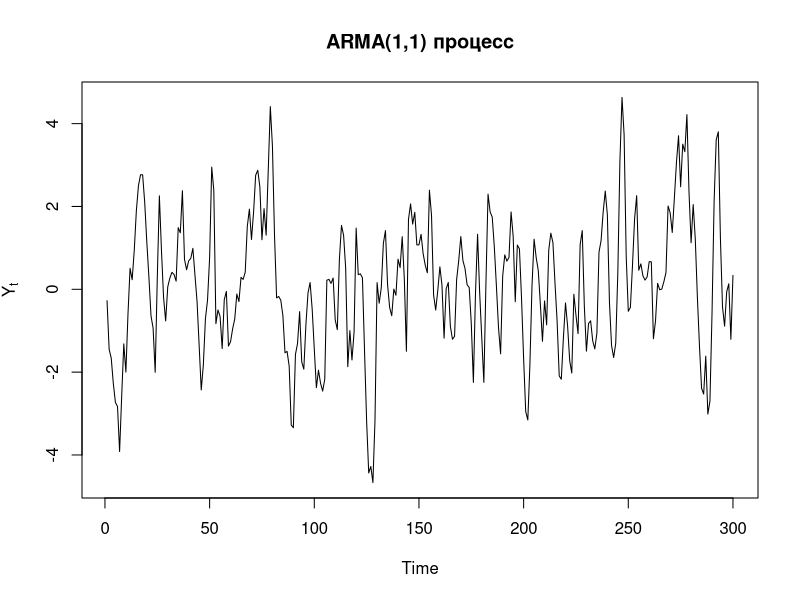
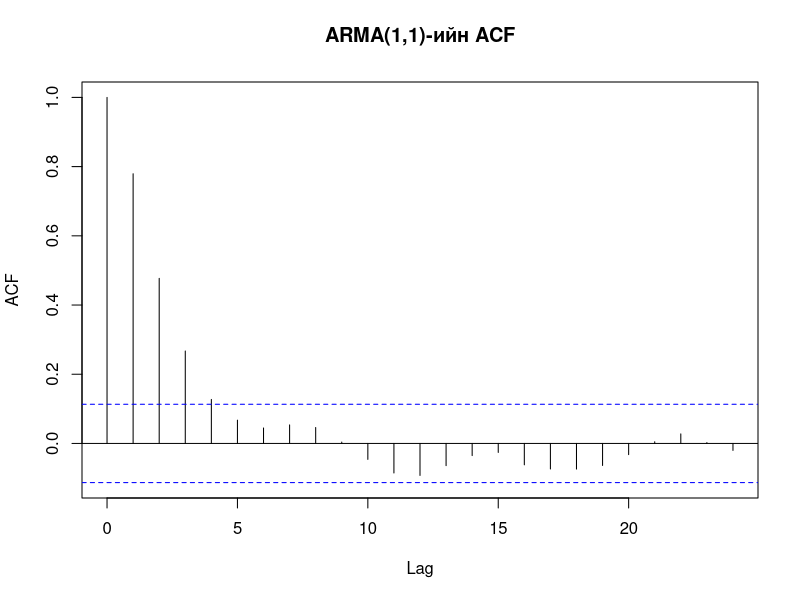
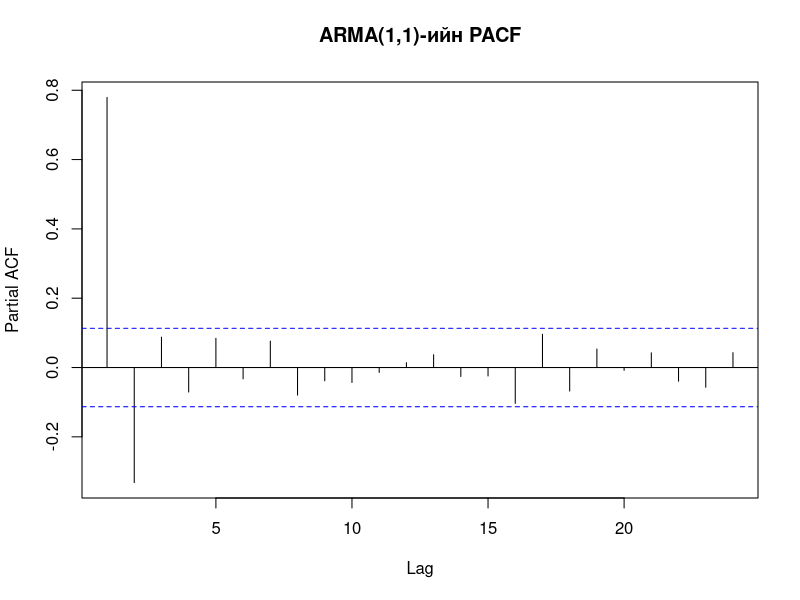
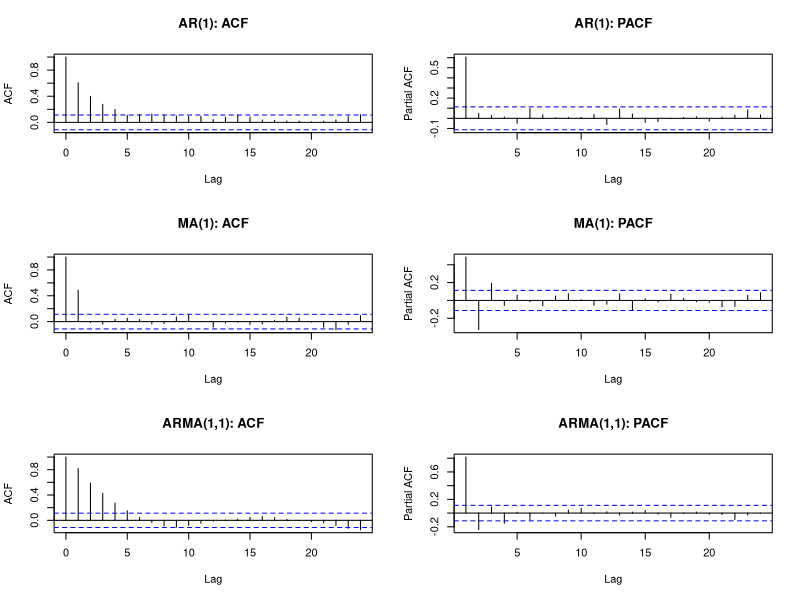
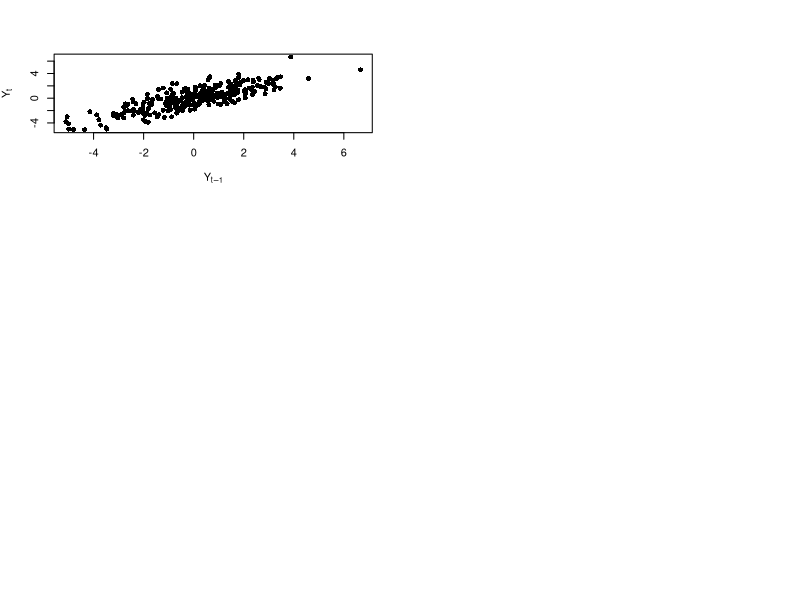

Generate these figures, in order, with R:
## ---- chunk 1
set.seed(123)

arma11 <- arima.sim(
  model=list(ar=.7, ma=.4),
  n=300
)

plot.ts(
  arma11,
  main="ARMA(1,1) процесс",
  ylab=expression(Y[t])
)
## ---- chunk 2
acf(
  arma11,
  main="ARMA(1,1)-ийн ACF"
)
## ---- chunk 3
pacf(
  arma11,
  main="ARMA(1,1)-ийн PACF"
)
## ---- chunk 4
par(mfrow=c(3,2))

ar1 <- arima.sim(
  model=list(ar=.7),
  n=300
)

acf(ar1, main="AR(1): ACF")
pacf(ar1, main="AR(1): PACF")

ma1 <- arima.sim(
  model=list(ma=.7),
  n=300
)

acf(ma1, main="MA(1): ACF")
pacf(ma1, main="MA(1): PACF")

arma11 <- arima.sim(
  model=list(ar=.7, ma=.4),
  n=300
)

acf(arma11, main="ARMA(1,1): ACF")
pacf(arma11, main="ARMA(1,1): PACF")
## ---- chunk 5
plot(
  x = arma11[-length(arma11)],
  y = arma11[-1],
  xlab = expression(Y[t-1]),
  ylab = expression(Y[t]),
  pch = 16
)
## ---- chunk 6
fit <- arima(
  arma11,
  order=c(1,0,1)
)

fit
## ---- chunk 7
fit1 <- arima(arma11, order=c(1,0,0))
fit2 <- arima(arma11, order=c(0,0,1))
fit3 <- arima(arma11, order=c(1,0,1))

AIC(fit1, fit2, fit3)
## ---- chunk 8
library(forecast)

fit <- Arima(
  arma11,
  order=c(1,0,1)
)

forecast(fit, h=10)
